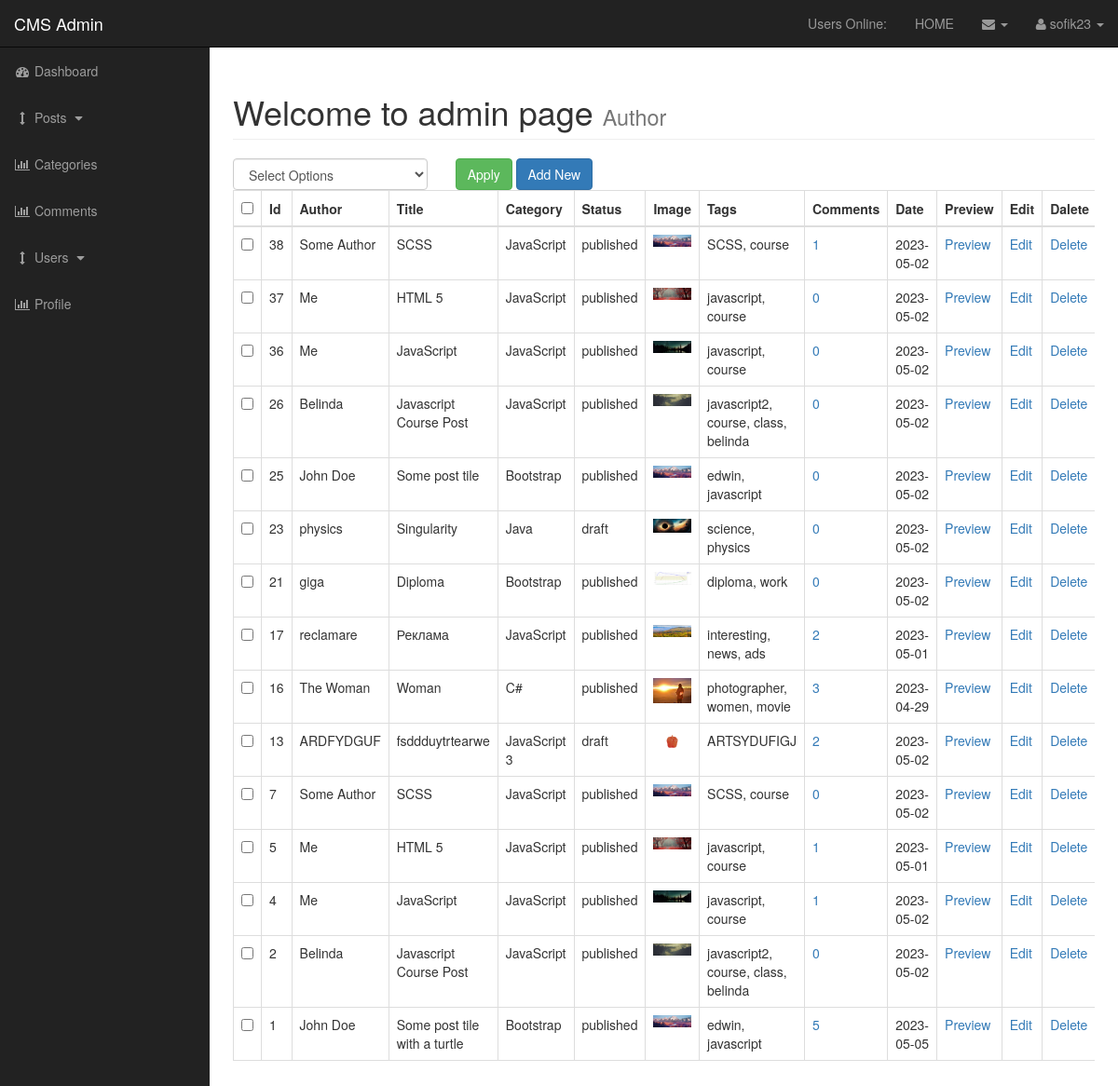
/project/admin/posts.php (signed in), run on the app's committed database.
### tables this page shows
CREATE TABLE `posts` (
  `post_id` int(3) NOT NULL,
  `post_category_id` int(3) NOT NULL,
  `post_title` varchar(255) NOT NULL,
  `post_author` varchar(255) NOT NULL,
  `post_date` date NOT NULL,
  `post_image` text NOT NULL,
  `post_content` text NOT NULL,
  `post_tags` varchar(255) NOT NULL,
  `post_comment_count` int(11) NOT NULL,
  `post_status` varchar(255) NOT NULL DEFAULT 'draft',
  `post_views_count` int(11) NOT NULL
);

CREATE TABLE `categories` (
  `cat_id` int(3) NOT NULL,
  `cat_title` varchar(255) NOT NULL
);

### project/admin/includes/view_all_posts.php (the view, shortened to what this page needs)
<form action="" method="post">
    <div style="overflow-x: auto; max-width: 100%;">
        <table class="table table-bordered table-hover">
        <div class="row">
        <div id="bulkOptionsContainer" class="col-xs-3">
                <select class="form-control" name="bulk_options" id="">
                    <option value="">Select Options</option>
                </select>
            </div>
            <div class="col-xs-5">
                <input type="submit" name="submit" class="btn btn-success" value="Apply">
                <a class="btn btn-primary" href="posts.php?source=add_post">Add New</a>
            </div>
        </div>
            <thead>
                <tr>
                    <th><input id="selectAllBoxes" type="checkbox"></th>
                    <th>Id</th>
                    <th>Author</th>
                    <th>Title</th>
                    <th>Category</th>
                    <th>Status</th>
                    <th>Image</th>
                    <th>Tags</th>
                    <th>Comments</th>
                    <th>Date</th>
                    <th>Preview</th>
                    <th>Edit</th>
                    <th>Dalete</th>
                </tr>
            </thead>
            <tbody>
                <?php
                    $query = "SELECT * FROM posts ORDER BY post_id DESC";
                    $select_posts = mysqli_query($connection, $query);
                    while($row = mysqli_fetch_assoc($select_posts)) {
                        $post_id = $row['post_id'];
                        $post_author = $row['post_author'];
                        $post_title = $row['post_title'];
                        $post_category_id = $row['post_category_id'];
                        $post_status = $row['post_status'];
                        $post_image = $row['post_image'];
                        $post_tags = $row['post_tags'];
                        $post_date = $row['post_date'];
                        echo "<tr>";
                        ?>
                        <td><input class="checkBoxes" type="checkbox" name="checkBoxArray[]" value="<?php echo $post_id ?>"></td>
                        <?php
                        echo "<td>$post_id</td>";
                        echo "<td>$post_author</td>";
                        echo "<td>$post_title</td>";
                        $query = "SELECT * FROM categories WHERE cat_id = $post_category_id";
                        $edit_query = mysqli_query($connection, $query);
                        while($row = mysqli_fetch_assoc($edit_query)) {
                            $cat_title = $row['cat_title'];
                        }
                        echo "<td>{$cat_title}</td>";
                        echo "<td>$post_status</td>";
                        echo "<td style='width:200px'><img class='img-responsive' src='../images/$post_image' alt='#'></td>";
                        echo "<td>$post_tags</td>";
                        $query = "SELECT * FROM comments WHERE comment_post_id = $post_id";
                        $post_comments_query = mysqli_query($connection, $query);
                        $count_post_comments = mysqli_num_rows($post_comments_query);
                        echo "<td><a href='post_comments.php?id=$post_id'>$count_post_comments</a></td>";
                        echo "<td>$post_date</td>";
                        echo "<td><a href='../post.php?p_id={$post_id}'>Preview</a></td>";
                        echo "<td><a href='posts.php?source=edit_post&p_id={$post_id}'>Edit</a></td>";
                        echo "<td><a onClick=\"javascript: return confirm('Are you sure you want to delete?'); \" href='posts.php?delete={$post_id}'>Delete</a></td>";
                        echo "</tr>";
                    }
                ?>
            </tbody>
        </table>
    </div>
</form>

### project/admin/css/sb-admin.css (style rules this page uses)
body { margin-top: 100px; background-color: #222; }
@media (min-width:768px) { body { margin-top: 50px; } }

### data on the page
posts: post_id "38", post_author "Some Author", post_title "SCSS", categories.cat_title "JavaScript", post_status "published", post_image (picture), post_tags "SCSS, course", count_post_comments "1", post_date "2023-05-02"
posts: post_id "37", post_author "Me", post_title "HTML 5", categories.cat_title "JavaScript", post_status "published", post_image (picture), post_tags "javascript, course", count_post_comments "0", post_date "2023-05-02"
posts: post_id "36", post_author "Me", post_title "JavaScript", categories.cat_title "JavaScript", post_status "published", post_image (picture), post_tags "javascript, course", count_post_comments "0", post_date "2023-05-02"
posts: post_id "26", post_author "Belinda", post_title "Javascript Course Post", categories.cat_title "JavaScript", post_status "published", post_image (picture), post_tags "javascript2, course, class, belinda", count_post_comments "0", post_date "2023-05-02"
posts: post_id "25", post_author "John Doe", post_title "Some post tile", categories.cat_title "Bootstrap", post_status "published", post_image (picture), post_tags "edwin, javascript", count_post_comments "0", post_date "2023-05-02"
posts: post_id "23", post_author "physics", post_title "Singularity", categories.cat_title "Java", post_status "draft", post_image (picture), post_tags "science, physics", count_post_comments "0", post_date "2023-05-02"
posts: post_id "21", post_author "giga", post_title "Diploma", categories.cat_title "Bootstrap", post_status "published", post_image (picture), post_tags "diploma, work", count_post_comments "0", post_date "2023-05-02"
posts: post_id "17", post_author "reclamare", post_title "Реклама", categories.cat_title "JavaScript", post_status "published", post_image (picture), post_tags "interesting, news, ads", count_post_comments "2", post_date "2023-05-01"
posts: post_id "16", post_author "The Woman", post_title "Woman", categories.cat_title "C#", post_status "published", post_image (picture), post_tags "photographer, women, movie", count_post_comments "3", post_date "2023-04-29"
posts: post_id "13", post_author "ARDFYDGUF", post_title "fsddduytrtearwe", categories.cat_title "JavaScript 3", post_status "draft", post_image (picture), post_tags "ARTSYDUFIGJ", count_post_comments "2", post_date "2023-05-02"
posts: post_id "7", post_author "Some Author", post_title "SCSS", categories.cat_title "JavaScript", post_status "published", post_image (picture), post_tags "SCSS, course", count_post_comments "0", post_date "2023-05-02"
posts: post_id "5", post_author "Me", post_title "HTML 5", categories.cat_title "JavaScript", post_status "published", post_image (picture), post_tags "javascript, course", count_post_comments "1", post_date "2023-05-01"
posts: post_id "4", post_author "Me", post_title "JavaScript", categories.cat_title "JavaScript", post_status "published", post_image (picture), post_tags "javascript, course", count_post_comments "1", post_date "2023-05-02"
posts: post_id "2", post_author "Belinda", post_title "Javascript Course Post", categories.cat_title "JavaScript", post_status "published", post_image (picture), post_tags "javascript2, course, class, belinda", count_post_comments "0", post_date "2023-05-02"
posts: post_id "1", post_author "John Doe", post_title "Some post tile with a turtle", categories.cat_title "Bootstrap", post_status "published", post_image (picture), post_tags "edwin, javascript", count_post_comments "5", post_date "2023-05-05"

### other printed values
$_SESSION['username'] "sofik23"
